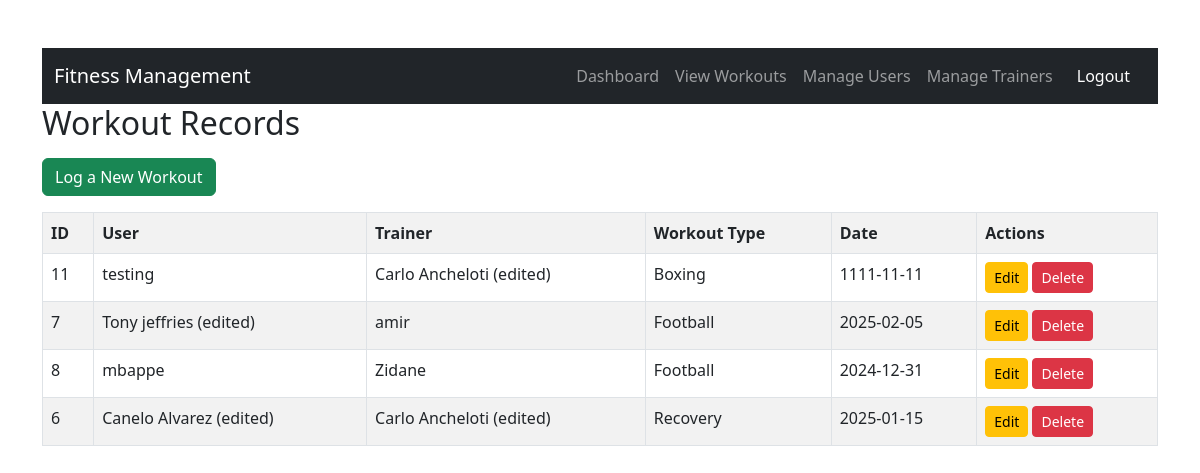
The page /fitness-management/workouts.php (signed in) on the database its author committed.
### tables this page shows
CREATE TABLE `workouts` (
  `WorkoutID` int(11) NOT NULL,
  `UserID` int(11) DEFAULT NULL,
  `TrainerID` int(11) DEFAULT NULL,
  `WorkoutTypeID` int(11) DEFAULT NULL,
  `Date` date NOT NULL
);

CREATE TABLE `users` (
  `UserID` int(11) NOT NULL,
  `Name` varchar(100) NOT NULL,
  `Email` varchar(100) NOT NULL,
  `Password` varchar(255) NOT NULL,
  `Role` enum('User','Trainer','Admin') NOT NULL
);

CREATE TABLE `trainers` (
  `TrainerID` int(11) NOT NULL,
  `Name` varchar(100) NOT NULL,
  `Specialization` varchar(100) NOT NULL
);

CREATE TABLE `workouttypes` (
  `WorkoutTypeID` int(11) NOT NULL,
  `WorkoutType` varchar(50) NOT NULL
);

### fitness-management/workouts.php (the view, shortened to what this page needs)
<?php
include 'db.php';
$userID = $_SESSION['user_id'];
$userRole = $_SESSION['user_role'];
if ($userRole == "Admin") {
    $sql = "SELECT Workouts.WorkoutID, Users.Name AS UserName, Trainers.Name AS TrainerName, WorkoutTypes.WorkoutType, Workouts.Date
            FROM Workouts
            JOIN Users ON Workouts.UserID = Users.UserID
            JOIN Trainers ON Workouts.TrainerID = Trainers.TrainerID
            JOIN WorkoutTypes ON Workouts.WorkoutTypeID = WorkoutTypes.WorkoutTypeID";
} else {
    $sql = "SELECT Workouts.WorkoutID, Trainers.Name AS TrainerName, WorkoutTypes.WorkoutType, Workouts.Date
            FROM Workouts
            JOIN Trainers ON Workouts.TrainerID = Trainers.TrainerID
            JOIN WorkoutTypes ON Workouts.WorkoutTypeID = WorkoutTypes.WorkoutTypeID
            WHERE Workouts.UserID = $userID";
}
$result = $conn->query($sql);
?>
<!DOCTYPE html>
<html lang="en">
<head>
    <link href="https://cdn.jsdelivr.net/npm/bootstrap@5.3.0/dist/css/bootstrap.min.css" rel="stylesheet">
</head>
<body class="container mt-5">
    <?php include 'navbar.php'; ?>
    <h2 class="mb-3">Workout Records</h2>
    <a href="log_workout.php" class="btn btn-success mb-3">Log a New Workout</a>
    <?php if ($result->num_rows > 0): ?>
        <table class="table table-striped table-bordered">
            <tr>
                <th>ID</th>
                <?php if ($userRole == "Admin") echo "<th>User</th>"; ?>
                <th>Trainer</th>
                <th>Workout Type</th>
                <th>Date</th>
                <th>Actions</th>
            </tr>
            <?php while ($row = $result->fetch_assoc()): ?>
                <tr>
                    <td><?= $row['WorkoutID'] ?></td>
                    <?php if ($userRole == "Admin") echo "<td>{$row['UserName']}</td>"; ?>
                    <td><?= $row['TrainerName'] ?></td>
                    <td><?= $row['WorkoutType'] ?></td>
                    <td><?= $row['Date'] ?></td>
                    <td>
                        <a href="edit_workout.php?id=<?= $row['WorkoutID'] ?>" class="btn btn-warning btn-sm">Edit</a>
                        <a href="delete_workout.php?id=<?= $row['WorkoutID'] ?>" class="btn btn-danger btn-sm" onclick="return confirm('Are you sure you want to delete this workout?')">Delete</a>
                    </td>
                </tr>
            <?php endwhile; ?>
        </table>
    <?php else: ?>
        <div class="alert alert-info">No workouts found.</div>
    <?php endif; ?>
</body>
</html>

### fitness-management/navbar.php (shortened to what this page needs)
<nav class="navbar navbar-expand-lg navbar-dark bg-dark">
    <div class="container-fluid">
        <a class="navbar-brand" href="index.php">Fitness Management</a>
        <div class="collapse navbar-collapse" id="navbarNav">
            <ul class="navbar-nav ms-auto">
                <?php if (isset($_SESSION['user_id'])): ?>
                    <li class="nav-item"><a class="nav-link" href="dashboard.php">Dashboard</a></li>
                    <li class="nav-item"><a class="nav-link" href="workouts.php">View Workouts</a></li>
                    <?php if ($_SESSION['user_role'] == 'Admin'): ?>
                        <li class="nav-item"><a class="nav-link" href="users.php">Manage Users</a></li>
                        <li class="nav-item"><a class="nav-link" href="trainers.php">Manage Trainers</a></li>
                    <?php endif; ?>
                    <li class="nav-item"><a class="nav-link btn btn-danger text-white px-3" href="logout.php">Logout</a></li>
                <?php else: ?>
                    <li class="nav-item"><a class="nav-link btn btn-primary text-white px-3" href="login.php">Login</a></li>
                    <li class="nav-item"><a class="nav-link btn btn-success text-white px-3" href="register.php">Register</a></li>
                <?php endif; ?>
            </ul>
        </div>
    </div>
</nav>

### rows shown on the page
workouts: WorkoutID "11", UserID.Name "testing", TrainerID.Name "Carlo Ancheloti (edited)", WorkoutTypeID.WorkoutType "Boxing", Date "1111-11-11"
workouts: WorkoutID "7", UserID.Name "Tony jeffries (edited)", TrainerID.Name "amir", WorkoutTypeID.WorkoutType "Football", Date "2025-02-05"
workouts: WorkoutID "8", UserID.Name "mbappe", TrainerID.Name "Zidane", WorkoutTypeID.WorkoutType "Football", Date "2024-12-31"
workouts: WorkoutID "6", UserID.Name "Canelo Alvarez (edited)", TrainerID.Name "Carlo Ancheloti (edited)", WorkoutTypeID.WorkoutType "Recovery", Date "2025-01-15"
